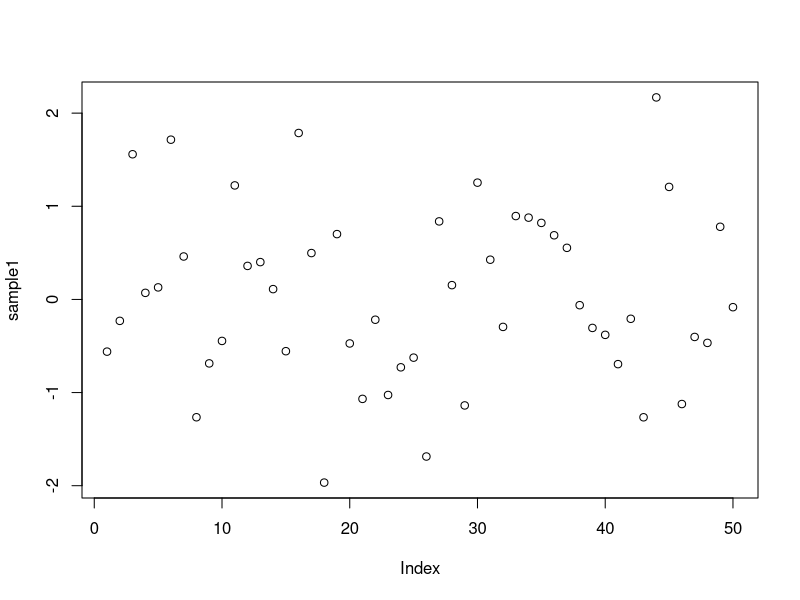

Recreate this plot in R. (Note: this script raises an error after producing the figure.)



# Generate two samples
set.seed(123)
sample1 <- rnorm(50, mean = 0, sd = 1)    # Normal distribution
sample2 <- rnorm(50, mean = 0.5, sd = 1)  # Shifted mean

plot(sample1)
ggplot(sample1, aes(x = sample1)) +
  geom_density(fill = "lightblue", color = "blue", alpha = 0.5, linewidth = 1)

ks_result <- ks.test(sample1, sample2)


print(ks_result)

plot(ecdf(sample1), col = "blue", lwd = 2,
     main = "Kolmogorov-Smirnov Test: ECDF Comparison",
     xlab = "Value", ylab = "ECDF")
lines(ecdf(sample2), col = "red", lwd = 2)
legend("bottomright", legend = c("Sample 1", "Sample 2"),
       col = c("blue", "red"), lty = 1, lwd = 2)

# Optional: Add KS statistic visually
D <- ks_result$statistic
cat("KS Statistic (D):", D, "\n")
cat("p-value:", ks_result$p.value, "\n")
